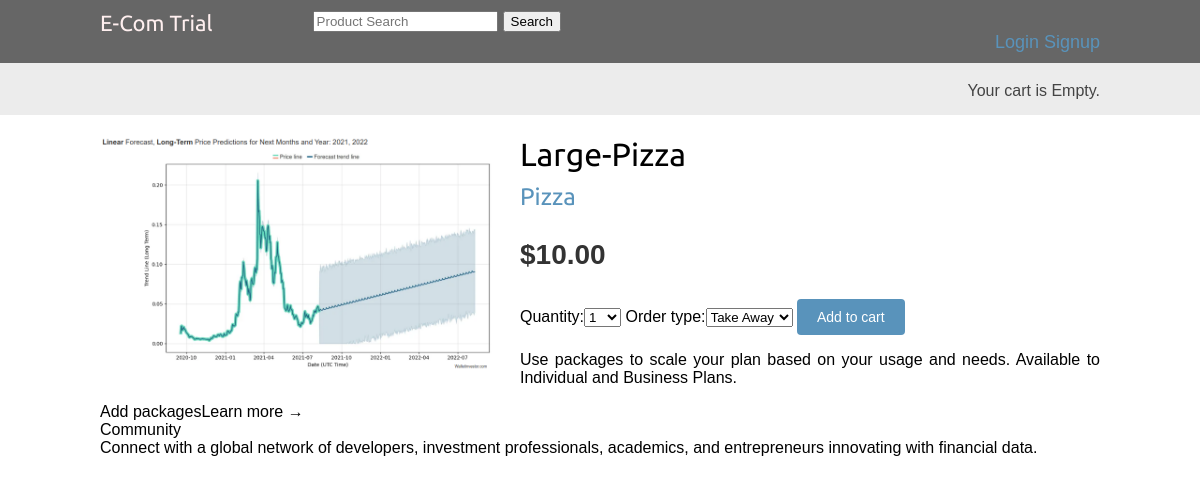
The page /2/large-pizza/ on the database its author committed.
### shop/models.py (models this page shows, shortened)
class Product(models.Model):
    category = models.ForeignKey(Category, related_name='products', on_delete=models.CASCADE)
    name = models.CharField(max_length=255, db_index=True)
    slug = models.SlugField(max_length=255, unique=True)
    image = models.ImageField(upload_to='products/%y/%m/%d', blank=True)
    description = models.TextField(blank=True)
    price = models.DecimalField(max_digits=10, decimal_places=2)
    available = models.BooleanField(default=True)
    created = models.DateTimeField(auto_now_add=True)
    updated = models.DateTimeField(auto_now=True)
    class Meta:
        ordering = ('name',)
        index_together = (('id', 'slug'),)

class Category(models.Model):
    name = models.CharField(max_length=255, db_index=True)
    slug = models.SlugField(max_length=255, unique=True)
    class Meta:
        ordering = ('name',)
        verbose_name = 'category'
        verbose_name_plural = 'categories'
    def __str__(self):
        return self.name
    def get_absolute_url(self):
        return reverse('shop:product_list_by_category',
                       args=[self.slug])

### shop/views.py (the view)
# urls.py: path('<int:id>/<slug:slug>/', views.product_detail, name='product_detail'),
def product_detail(request, id, slug):
    product = get_object_or_404(Product, id=id,
                                slug=slug,
                                available=True)
    cart_product_form = CartAddProductForm()
    return render(request, 'shop/products/detail.html', {
        'product': product, 'cart_product_form': cart_product_form})

### cart/forms.py
class CartAddProductForm(forms.Form):
    quantity = forms.TypedChoiceField(
        choices=PRODUCT_QUANTITY_CHOICES,
        coerce=int)
    override = forms.BooleanField(required=False,
                                  initial=False,
                                  widget=forms.HiddenInput)
    order_type = forms.ChoiceField(choices=ORDER_CHOICES)

### cart/cart.py (called while the page is built)
    def __len__(self):
        return sum(item['quantity'] for item in self.cart.values())

### cart/context_processors.py (called while the page is built)
def cart(request):
    return {'cart': Cart(request)}

### shop/templates/shop/products/detail.html (shortened to what this page needs)
{% extends "shop/base.html" %}
{% load static %}
{% block content %}
    <div class="product-detail">
    <img src="{% if product.image %}{{ product.image.url }}{% else %}{% static "img/no_image.png" %}{% endif %}" alt="">
    <h1>{{ product.name }}</h1>
    <h2>
        <a href="{{ product.category.get_absolute_url }}">
            {{ product.category }}
        </a>
    </h2>
    <p class="price">${{ product.price }}</p>
    <form action="{% url 'cart:cart_add' product.id %}" method="post">
        {{ cart_product_form }}
        <input type="submit" value="Add to cart">
    </form>
    {{ product.description|linebreaks }}
    </div>
{% endblock %}

### shop/static/css/base.css (style rules this page uses)
body { margin:0; padding:0; font-family:helvetica, sans-serif; }
h1, h2, h3, h4, h5 , h6 { font-family: 'Ubuntu', sans-serif; font-weight:normal; }
a { text-decoration:none; color:#5993bb; }
a.button, input[type="submit"] { color:#fff; background:#5993bb; border-radius:4px; padding:10px 20px; font-size:14px; border:0; }
.product-detail { text-align:justify; }
.product-detail .price { color:#333; font-size:28px; font-weight:bold; }
.product-detail img { width:40%; float:left; padding:0 20px 20px 0; }
.product-detail h1 { margin-bottom:0; }
.product-detail h2 { margin-top:10px; }

### rows shown on the page
Product: image (picture), name "Large-Pizza", category "Pizza", price "10.00", description "Use packages to scale your plan based on your usage and needs. Available to Individual and Business Plans. Add packagesLearn more → Community Connect with a global network of developers, investment professionals, academics, and entrepreneurs innovating with financial data."
